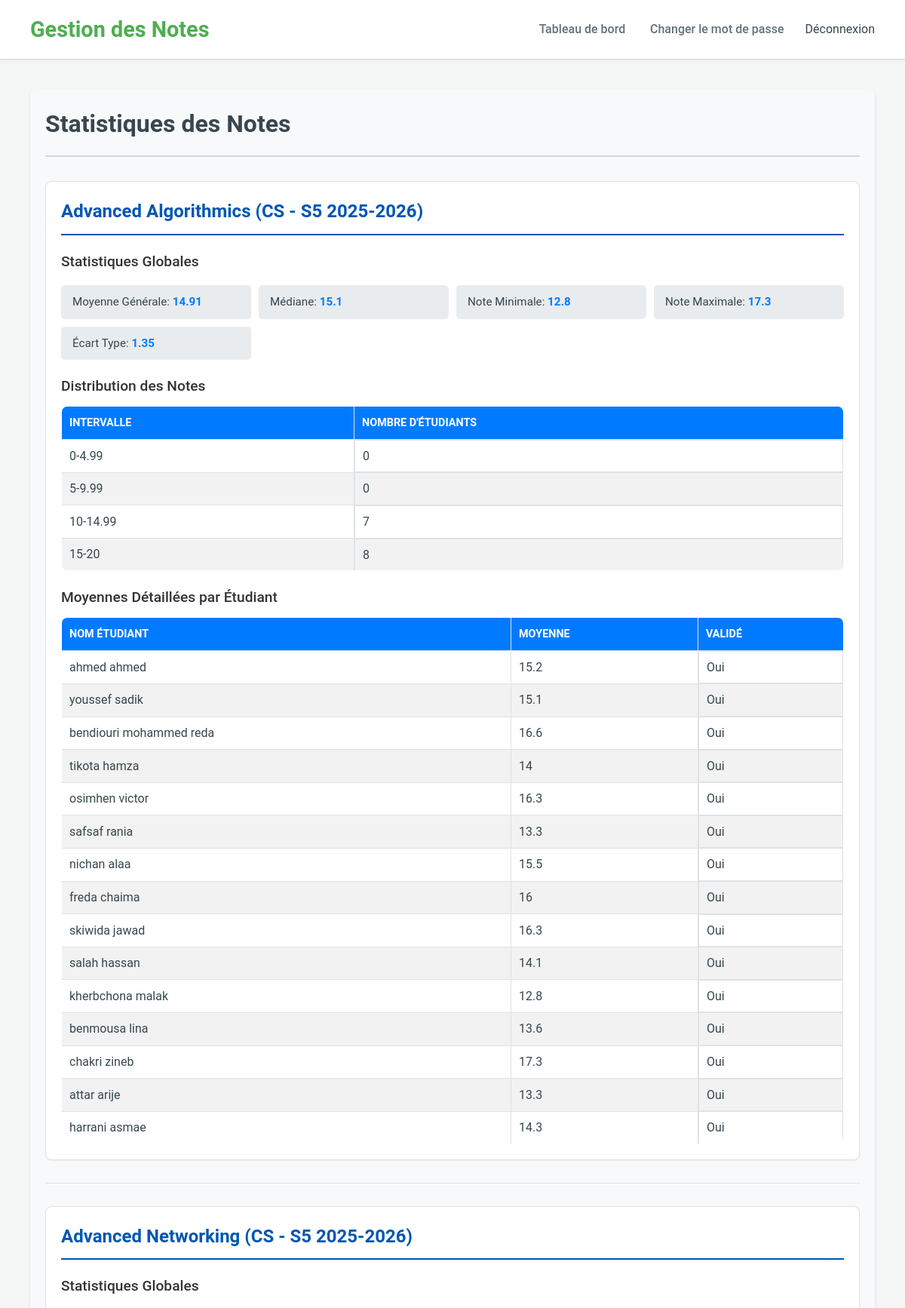
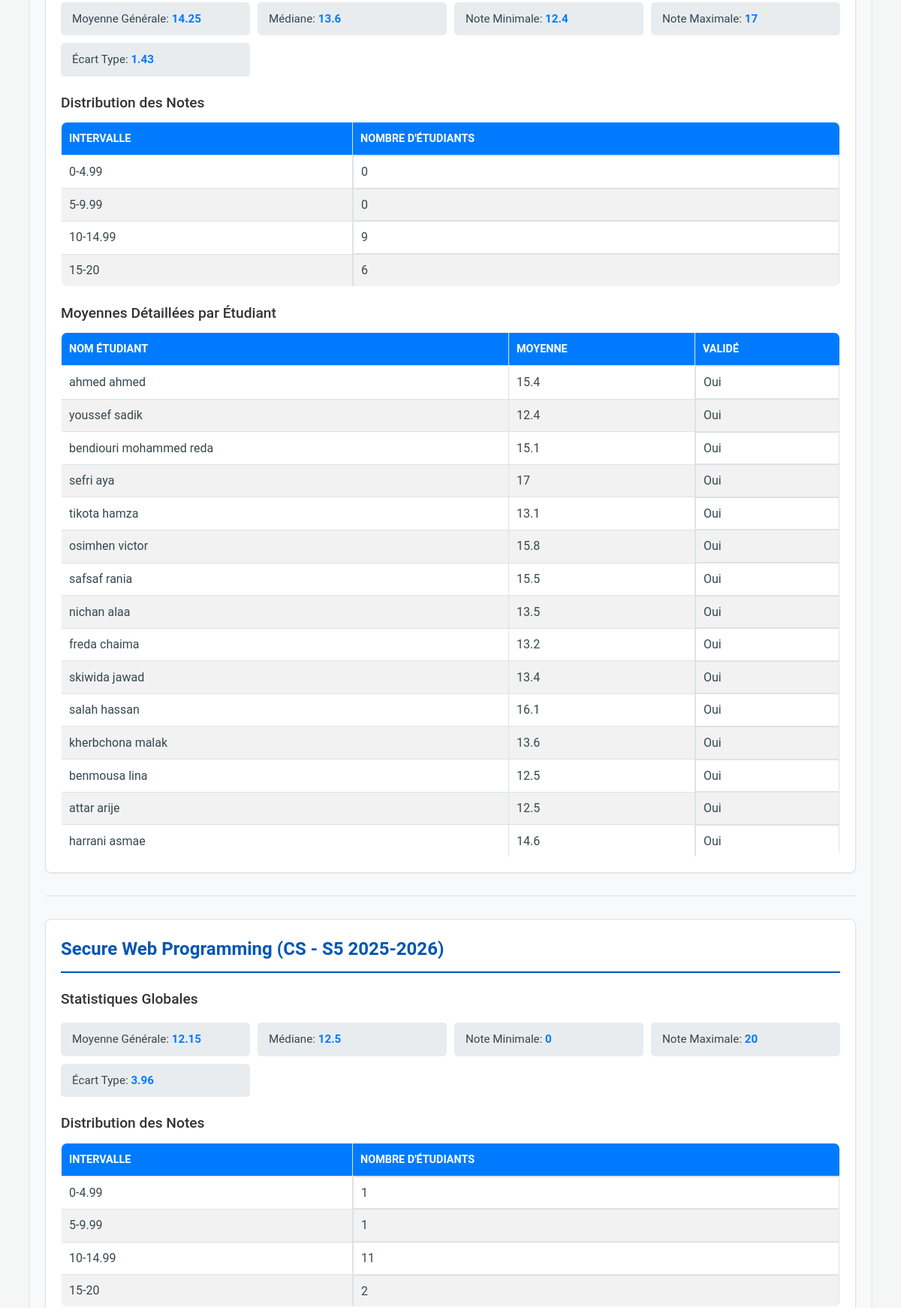
Screenshot of /?page=prof_statistics (signed in, upper part) with the database file from the repository (2 pictures, top to bottom).
### tables this page shows
CREATE TABLE `matieres` (
  `id` int(11) NOT NULL,
  `nom` varchar(150) NOT NULL,
  `code` varchar(50) DEFAULT NULL,
  `filiere_id` int(11) NOT NULL,
  `coefficient` decimal(3,1) DEFAULT 1.0,
  `seuil_validation` decimal(4,2) DEFAULT 10.00,
  `date_creation` timestamp NOT NULL DEFAULT current_timestamp()
);

CREATE TABLE `filieres` (
  `id` int(11) NOT NULL,
  `nom` varchar(150) NOT NULL,
  `niveau` varchar(20) DEFAULT NULL,
  `responsable_id` int(11) DEFAULT NULL,
  `date_creation` timestamp NOT NULL DEFAULT current_timestamp()
);

CREATE TABLE `periodes` (
  `id` int(11) NOT NULL,
  `nom` varchar(100) NOT NULL,
  `annee_universitaire` varchar(9) NOT NULL,
  `type` enum('semestre','trimestre','session','rattrapage') NOT NULL,
  `date_debut_saisie` datetime NOT NULL,
  `date_fin_saisie` datetime NOT NULL,
  `statut` enum('a_venir','ouverte','fermee','publiee') DEFAULT 'a_venir',
  `date_publication` datetime DEFAULT NULL,
  `date_creation` timestamp NOT NULL DEFAULT current_timestamp()
);

CREATE TABLE `inscriptions_matieres` (
  `id` int(11) NOT NULL,
  `etudiant_id` int(11) NOT NULL,
  `matiere_id` int(11) NOT NULL,
  `periode_id` int(11) NOT NULL,
  `groupe` varchar(50) DEFAULT NULL,
  `dispense` tinyint(1) DEFAULT 0,
  `date_inscription` timestamp NOT NULL DEFAULT current_timestamp()
);

CREATE TABLE `utilisateurs` (
  `id` int(11) NOT NULL,
  `nom` varchar(100) NOT NULL,
  `prenom` varchar(100) NOT NULL,
  `email` varchar(150) NOT NULL,
  `mot_de_passe` varchar(255) NOT NULL,
  `role` enum('admin','professeur','etudiant') NOT NULL,
  `date_creation` timestamp NOT NULL DEFAULT current_timestamp()
);

### views/professor/statistics.php (the view, shortened to what the rows shown need)
<?php
require_once __DIR__ . '/../../core/actions/prof_actions.php';
$prof_id = $_SESSION['user_id'];
$statistics_data = get_professor_statistics_data($prof_id);
?>
<div class="page-container">
    <h2>Statistiques des Notes</h2>
    <?php if (empty($statistics_data)): ?>
        <div class="message info">
            Aucune donnée statistique disponible pour vos matières ou périodes actuelles.
        </div>
    <?php else: ?>
        <?php foreach ($statistics_data as $subject_stats): ?>
            <div class="stats-section">
                <h3><?php echo htmlspecialchars($subject_stats['matiere_info']['matiere_nom']); ?> (<?php echo htmlspecialchars($subject_stats['matiere_info']['filiere_nom']); ?> - <?php echo htmlspecialchars($subject_stats['matiere_info']['periode_nom']); ?> <?php echo htmlspecialchars($subject_stats['matiere_info']['annee_universitaire']); ?>)</h3>
                <?php if (isset($subject_stats['error'])): ?>
                    <div class="message error">
                        <?php echo htmlspecialchars($subject_stats['error']); ?>
                    </div>
                <?php else: ?>
                    <div class="stats-overview">
                        <h4>Statistiques Globales</h4>
                        <ul>
                            <li>Moyenne Générale: <strong><?php echo $subject_stats['statistiques_globales']['moyenne_generale'] ?? 'N/A'; ?></strong></li>
                            <li>Médiane: <strong><?php echo $subject_stats['statistiques_globales']['mediane'] ?? 'N/A'; ?></strong></li>
                            <li>Note Minimale: <strong><?php echo $subject_stats['statistiques_globales']['note_min'] ?? 'N/A'; ?></strong></li>
                            <li>Note Maximale: <strong><?php echo $subject_stats['statistiques_globales']['note_max'] ?? 'N/A'; ?></strong></li>
                            <li>Écart Type: <strong><?php echo $subject_stats['statistiques_globales']['ecart_type'] ?? 'N/A'; ?></strong></li>
                        </ul>
                    </div>
                    <div class="stats-distribution">
                        <h4>Distribution des Notes</h4>
                        <table>
                            <thead>
                                <tr>
                                    <th>Intervalle</th>
                                    <th>Nombre d'étudiants</th>
                                </tr>
                            </thead>
                            <tbody>
                                <?php foreach ($subject_stats['distribution_notes'] as $range => $count): ?>
                                    <tr>
                                        <td><?php echo htmlspecialchars($range); ?></td>
                                        <td><?php echo htmlspecialchars($count); ?></td>
                                    </tr>
                                <?php endforeach; ?>
                            </tbody>
                        </table>
                    </div>
                    <div class="stats-details">
                        <h4>Moyennes Détaillées par Étudiant</h4>
                        <?php if (empty($subject_stats['moyennes_etudiants'])): ?>
                            <p>Aucune moyenne calculée pour les étudiants inscrits.</p>
                        <?php else: ?>
                            <table>
                                <thead>
                                    <tr>
                                        <th>Nom Étudiant</th>
                                        <th>Moyenne</th>
                                        <th>Validé</th>
                                    </tr>
                                </thead>
                                <tbody>
                                    <?php foreach ($subject_stats['moyennes_etudiants'] as $student_avg): ?>
                                        <tr>
                                            <td><?php echo htmlspecialchars($student_avg['nom'] . ' ' . $student_avg['prenom']); ?></td>
                                            <td><?php echo htmlspecialchars($student_avg['moyenne']); ?></td>
                                            <td><?php echo $student_avg['valide'] ? 'Oui' : 'Non'; ?></td>
                                        </tr>
                                    <?php endforeach; ?>
                                </tbody>
                            </table>
                        <?php endif; ?>
                    </div>
                <?php endif; ?>
            </div>
            <hr>
        <?php endforeach; ?>
    <?php endif; ?>
</div>

### rows the page displays
matieres: nom "Advanced Algorithmics"
filieres: nom "CS"
periodes: nom "S5", annee_universitaire "2025-2026"
inscriptions_matieres: etudiant.prenom "ahmed ahmed", moyenne "15.2", moyenne "15.4"
inscriptions_matieres: etudiant.prenom "youssef sadik", moyenne "15.1", moyenne "12.4"
inscriptions_matieres: etudiant.prenom "bendiouri mohammed reda", moyenne "16.6", moyenne "15.1"
inscriptions_matieres: etudiant.prenom "tikota hamza", moyenne "14", moyenne "13.1"
inscriptions_matieres: etudiant.prenom "osimhen victor", moyenne "16.3", moyenne "15.8"
inscriptions_matieres: etudiant.prenom "safsaf rania", moyenne "13.3", moyenne "15.5"
inscriptions_matieres: etudiant.prenom "nichan alaa", moyenne "15.5", moyenne "13.5"
inscriptions_matieres: etudiant.prenom "freda chaima", moyenne "16", moyenne "13.2"
inscriptions_matieres: etudiant.prenom "skiwida jawad", moyenne "16.3", moyenne "13.4"
inscriptions_matieres: etudiant.prenom "salah hassan", moyenne "14.1", moyenne "16.1"
inscriptions_matieres: etudiant.prenom "kherbchona malak", moyenne "12.8", moyenne "13.6"
inscriptions_matieres: etudiant.prenom "benmousa lina", moyenne "13.6", moyenne "12.5"
inscriptions_matieres: etudiant.prenom "chakri zineb", moyenne "17.3"
inscriptions_matieres: etudiant.prenom "attar arije", moyenne "13.3", moyenne "12.5"
inscriptions_matieres: etudiant.prenom "harrani asmae", moyenne "14.3", moyenne "14.6"
matieres: nom "Advanced Networking"
inscriptions_matieres: etudiant.prenom "sefri aya", moyenne "17"
matieres: nom "Secure Web Programming"

### other values shown
APP_NAME "Gestion des Notes"
$subject_stats['statistiques_globales']['moyenne_generale'] "14.91"
$subject_stats['statistiques_globales']['mediane'] "15.1"
$subject_stats['statistiques_globales']['note_min'] "12.8"
$subject_stats['statistiques_globales']['note_max'] "17.3"
$subject_stats['statistiques_globales']['ecart_type'] "1.35"
$range "0-4.99"
$count "0"
$range "5-9.99"
$range "10-14.99"
$count "7"
$range "15-20"
$count "8"
$subject_stats['statistiques_globales']['moyenne_generale'] "14.25"
$subject_stats['statistiques_globales']['mediane'] "13.6"
